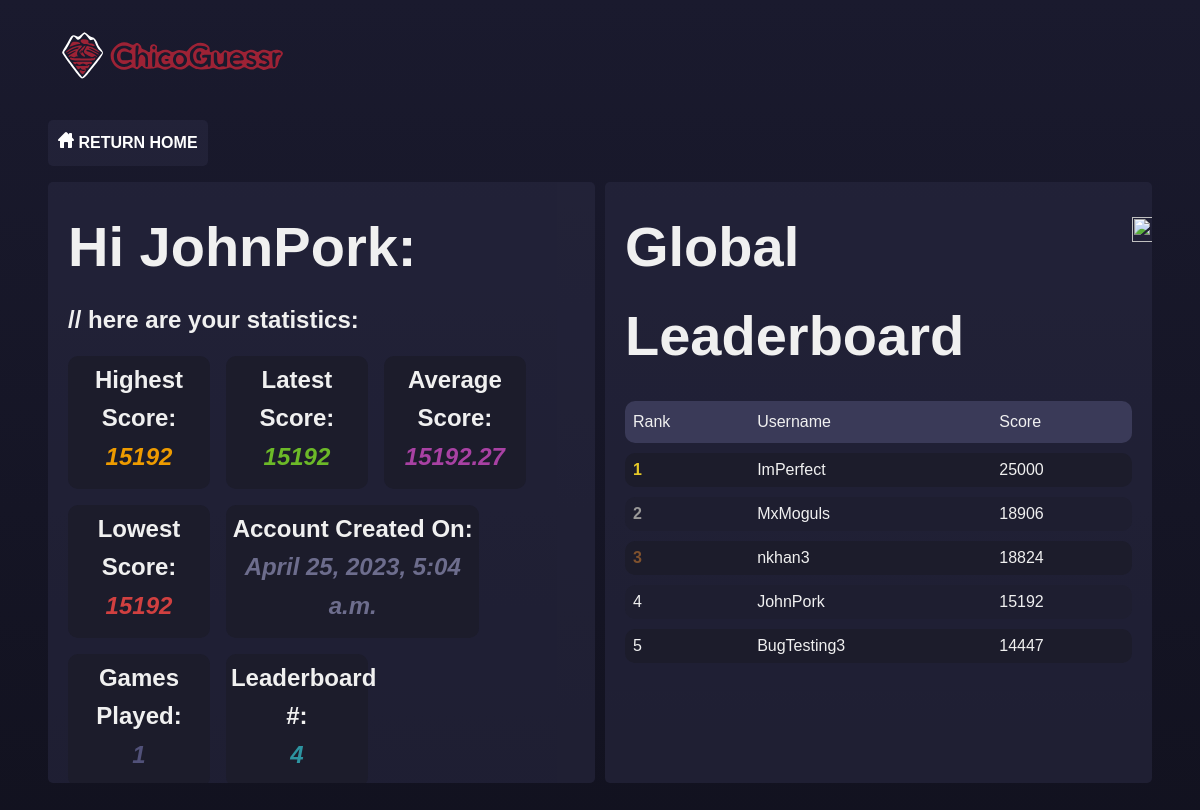
The app's page /userstats/ (signed in) with its own data.
### game/models.py (models this page shows, shortened)
class Score(models.Model):
    user = models.OneToOneField(User, on_delete=models.CASCADE)
    high_score = models.IntegerField(default=0)
    lowest_score = models.IntegerField(default=0)
    average_score = models.FloatField(default=0.00)
    last_score = models.IntegerField(default=0)
    games_played = models.IntegerField(default=0)
    created_at = models.DateTimeField(auto_now_add=True)

class Leaderboard(models.Model):
    user = models.ForeignKey(User, on_delete=models.CASCADE)
    score = models.IntegerField(default=0)
    average_score = models.FloatField(default=0.00)
    class Meta:
        ordering = ['-score', '-average_score']

### game/views.py (the view)
# urls.py: path('userstats/', game_views.user_stats),
@login_required(login_url='/login/')
def user_stats(request):
    update_leaderboard()
    try:
        score_instance = Score.objects.get(user=request.user)
        high_score = score_instance.high_score
        last_score = score_instance.last_score
        games_played = score_instance.games_played
        created_at = score_instance.created_at
        lowest_score = score_instance.lowest_score
        average_score = score_instance.average_score
    except ObjectDoesNotExist:
        high_score = 0
        last_score = 0
        games_played = 0
        lowest_score = 0
        average_score = 0
        last_score = 0
        created_at = timezone.now()
    leaderboard = Leaderboard.objects.order_by('-score', '-average_score')
    user_position = -1
    for position, entry in enumerate(leaderboard, start=1):
        if entry.user == request.user:
            user_position = position
            break
    average_score = round(average_score, 2)
    return render(request, 'userstats.html', {'high_score': high_score, 'lowest_score': lowest_score, 'average_score': average_score, 'last_score': last_score, 'games_played': games_played, 'leaderboard': leaderboard, 'created_at': created_at, 'user_position': user_position})

### game/views.py (called while the page is built)
def update_leaderboard():
    scores = Score.objects.exclude(high_score=0).order_by('-high_score', '-average_score')
    leaderboard_entries = []
    for score in scores:
        leaderboard_entry, _ = Leaderboard.objects.get_or_create(user=score.user)
        leaderboard_entry.score = score.high_score
        leaderboard_entry.average_score = score.average_score
        leaderboard_entry.save()
        leaderboard_entries.append(leaderboard_entry)
    return leaderboard_entries

### templates/userstats.html (shortened to what this page needs)
<html>
  <head>
    {% load static %}
    <link rel="stylesheet" href="{% static 'css/stats.css' %}" />
    <nav>
      <a href = "/" tabindex="1">
        <img src = "{%static 'images/logo.svg' %}" />
      </a>
    </nav>
  </head>
  <body>
    <button class = "home" onclick="window.location.href='/';">
      <img src="{%static 'images/home-icon.svg' %}">
      RETURN HOME
    </button>
    <div class="container">
      <div class="user-info">
        <div>
          <h1 class = "title">Hi {{ request.user.username }}:</h1>
        </div>
          <h2 id = "userE" class = "userEmail">// here are your statistics:</h2>
        <div class = "userWrapper">
          <div class = "userScore">
            <h2>Highest Score:</h2>
            <p id = "userH">{{ high_score }}</p>
          </div>
          <div class = "userPlayed">
            <h2>Latest Score:</h2>
            <p id ="userL">{{ last_score }}</p>
          </div>
          <div class = "userAverage">
            <h2>Average Score:</h2>
            <p id = "userA">{{ average_score}}</p>
          </div>
          <div class = "userLowest">
            <h2>Lowest Score:</h2>
            <p id = "userL2">{{ lowest_score }}</p>
          </div>
          <div class = "userCreation">
            <h2>Account Created On:</h2>
            <p id = "userC">{{ created_at }}</p>
          </div>
          <div class = "userGames">
            <h2>Games Played:</h2>
            <p id = "userG">{{ games_played }}</p>
          </div>
          <div class = "userPosition">
            <h2>Leaderboard #:</h2>
            <p id = "userP">{{ user_position }}</p>
          </div>
        </div>
      </div>
      <div class="leaderboard">
        <div class = "titleWrapper">
          <h1 class = "title">Global Leaderboard</h1>
          <img src = "{%static 'images/icon.svg' %}" title="click on a user's username to view their stats!" />
        </div>
        <table>
          <tr>
            <th>Rank</th>
            <th>Username</th>
            <th>Score</th>
          </tr>
          {% for score in leaderboard %}
            <tr>
              <td>{{ forloop.counter }}</td>
              <td style = "cursor:pointer;" class="user-username" data-username="{{ score.user.username }}" data-userid="{{ score.user.id }}">{{ score.user.username }}</td>
              <td>{{ score.score }}</td>
            </tr>
          {% endfor %}
        </table>
      </div>
    </div>
  </body>
</html>

### static/css/stats.css (style rules this page uses)
* { box-sizing: border-box; }
nav img { margin-top: 1rem; width: 250px; transition: 100ms ease-in-out; user-select: none; }
body { margin-left: 3rem; margin-right: 3rem; font-family: 'Neo-Sans', sans-serif; line-height: 1.6; color: #f0f0f0; background: rgb(26,26,46); background: linear-gradient(180deg, rgba(26,26,46,1) 0%, rgba(16,16,28,1) 100%); background-attachment: fixed; }
.home { margin-top: 2rem; border: none; font: inherit; font-weight: 700; color: #fff; border-radius: 5px; padding: 10px; background: rgba(42, 42, 66, 0.562); cursor: pointer; }
.container { margin-top: 1rem; display: flex; flex-direction: row; align-content: center; width: 100%; height: 60%; gap: 10px; }
.user-info, .leaderboard { width: 50%; background: rgba(42, 42, 66, 0.562); padding: 10px; border-radius: 5px; padding: 20px; overflow: auto; }
.leaderboard img { width: 25px; height: 25px; }
.titleWrapper { position: relative; }
.titleWrapper img { position: absolute; top: 15; }
.title { margin: 0; padding-bottom: 10px; font-size: 3.5rem; font-weight: 700; position: relative; display: inline-block; margin-right: 5px; }
.title:after { content: ''; position: absolute; left: 0; display: inline-block; height: 1em; width: 100%; border-bottom: 1px solid; margin-top: 15px; margin-left: 2px; opacity: 0; -webkit-transition: opacity 0.35s, -webkit-transform 0.35s; transition: opacity 0.35s, transform 0.35s; -webkit-transform: scale(0,1); transform: scale(0,1); }
.user-info p { margin: 0; font-size: 18px; }
.user-info { display: flex; flex-direction: column; }
.userWrapper { display: flex; flex-wrap: wrap; gap: 1rem; }
.userWrapper h2 { margin: 0; padding: 0; }
.userScore, .userPlayed, .userGames, .userCreation, .userPosition, .userAverage, .userLowest { transition: 200ms ease-in-out; text-align: center; width: 28%; background-color: rgb(28, 28, 43); border-radius: 10px; padding: 5px; }
.userEmail { margin: 0; }
.userEmail:last-of-type { margin-bottom: 1rem; }
.userScore p, .userPlayed p, .userGames p, .userCreation p, .userPosition p, .userAverage p, .userLowest p { color: #ee9b00; font-weight: bold; font-style: italic; font-size: 1.5rem; margin-bottom: 0.5rem; }
.userCreation { width: 50%; }
.userPlayed p { color: #6cb928; }
.userGames p { color: rgb(81, 81, 121) }
.userCreation p { color:rgb(109, 109, 141); }
.userLowest p { color:rgb(209, 64, 64); }
.userAverage p { color: rgb(168, 65, 163); }
.userPosition p { color: rgb(45, 148, 161); }
.user-info { position: relative; }
table { width: 100%; border-spacing: 0 10px; font-size: 16px; }
table th, table td { padding: 8px; text-align: left; }
table th:first-of-type { border-right: none; }
table th:last-of-type { border-left: none; }
table th:nth-child(even) { border-left: none; border-right: none; }
table td:first-of-type, table th:first-of-type { border-top-left-radius: 10px; border-bottom-left-radius: 10px; }
table td:last-of-type, table th:last-of-type { border-top-right-radius: 10px; border-bottom-right-radius: 10px; }
table tr:nth-child(even) { background-color: rgb(28, 28, 43); border-radius: 10px; }
table tr { transition: 200ms ease-in-out; }
table tr:nth-child(odd) { background-color: rgb(30, 30, 48); }
table th { padding-top: 12px; padding-bottom: 12px; background-color: rgb(58, 58, 88); font-weight: 400; }
table tr:nth-child(2) td:nth-child(1) { color: rgb(230, 201, 40); font-weight: 700; }
table tr:nth-child(3) td:nth-child(1) { color: rgb(153, 152, 152); font-weight: 700; }
table tr:nth-child(4) td:nth-child(1) { color: rgb(128, 82, 46); font-weight: 700; }

### records on screen
Score: created_at "April 25, 2023, 5:04 a.m."
Leaderboard: user.username "ImPerfect", score "25000"
Leaderboard: user.username "MxMoguls", score "18906"
Leaderboard: user.username "nkhan3", score "18824"
Leaderboard: user.username "JohnPork", score "15192"
Leaderboard: user.username "BugTesting3", score "14447"

### other values on screen
{{ request.user.username }} "JohnPork"
{{ high_score }} "15192"
{{ last_score }} "15192"
{{ average_score }} "15192.27"
{{ lowest_score }} "15192"
{{ games_played }} "1"
{{ user_position }} "4"
